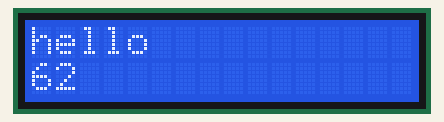
Recording of a sketch running on a simulated Arduino Uno, built with avr-gcc and run on an emulated ATmega328P. Parts: 16×2 character LCD.

Above: at 0.11 s.
At 5.05 s:
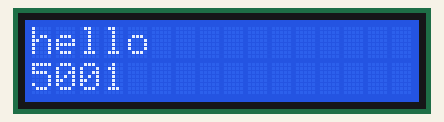
At 9.99 s:
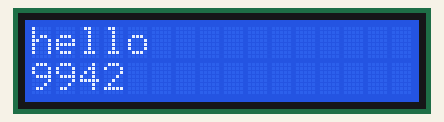
At 19.99 s:
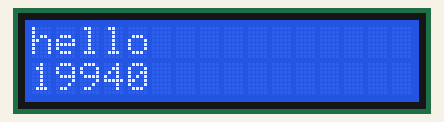
At 29.88 s:
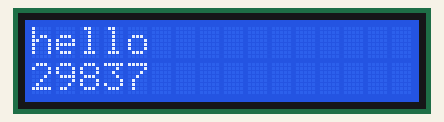
At 39.88 s:
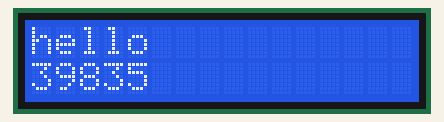

The sketch:

working_lcd_display.ino
```cpp
#include <LiquidCrystal.h>

unsigned long time;

LiquidCrystal lcd(11, 10, 5, 4, 3, 2);

void setup()
{
  lcd.begin(16, 2);
  lcd.print("hello");
}

void loop() {
  lcd.setCursor(0, 1);
  time = millis();
  lcd.print(time);
  delay(100);
}
```

device.cpp
```cpp
#include "Arduino.h"

int ledPin = 13;                // LED connected to digital pin 13

void setup()
{
    pinMode(ledPin, OUTPUT);      // sets the digital pin as output
}

void loop()
{
    digitalWrite(ledPin, HIGH);   // sets the LED on
    delay(500);                  // waits for a second
    digitalWrite(ledPin, LOW);    // sets the LED off
    delay(500);                  // waits for a second
}
```

tester.cpp
```cpp
/**
   Simple Analog Probe
   Read an analog value and write it over serial
*/

#include "Arduino.h"

int sensed;
int sense = A0;

void setup() {
  pinMode(sense, INPUT);
  Serial.begin(115200);
}

void loop() {
  sensed = analogRead(sense);
  Serial.println(sensed);
}
```
